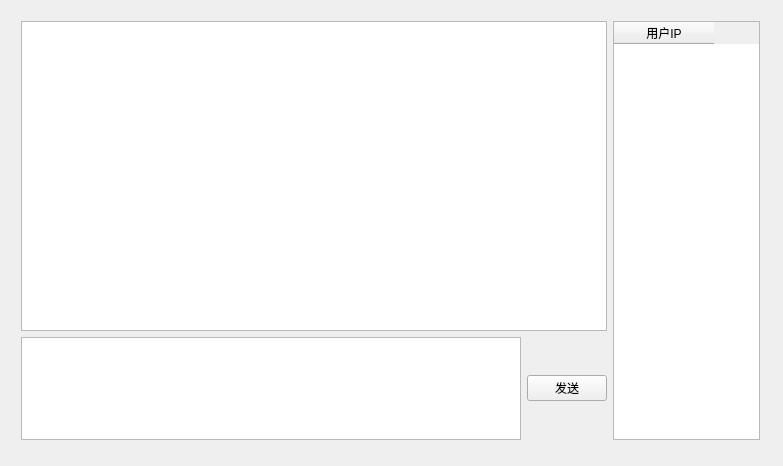
<?xml version="1.0" encoding="UTF-8"?>
<ui version="4.0">
 <class>MainWindow</class>
 <widget class="QMainWindow" name="MainWindow">
  <property name="geometry">
   <rect>
    <x>0</x>
    <y>0</y>
    <width>783</width>
    <height>466</height>
   </rect>
  </property>
  <property name="windowTitle">
   <string>MainWindow</string>
  </property>
  <widget class="QWidget" name="centralWidget">
   <widget class="QWidget" name="">
    <property name="geometry">
     <rect>
      <x>10</x>
      <y>10</y>
      <width>761</width>
      <height>441</height>
     </rect>
    </property>
    <layout class="QHBoxLayout" name="horizontalLayout_3" stretch="4,1">
     <item>
      <layout class="QHBoxLayout" name="horizontalLayout_2" stretch="4">
       <item>
        <layout class="QVBoxLayout" name="verticalLayout" stretch="3,1">
         <item>
          <widget class="QTextEdit" name="textEdit"/>
         </item>
         <item>
          <layout class="QHBoxLayout" name="horizontalLayout">
           <item>
            <widget class="QTextEdit" name="txtData"/>
           </item>
           <item>
            <widget class="QPushButton" name="pushSent">
             <property name="text">
              <string>发送</string>
             </property>
            </widget>
           </item>
          </layout>
         </item>
        </layout>
       </item>
      </layout>
     </item>
     <item>
      <widget class="QTableWidget" name="tableWidget">
       <column>
        <property name="text">
         <string>用户IP</string>
        </property>
       </column>
      </widget>
     </item>
    </layout>
   </widget>
  </widget>
 </widget>
 <layoutdefault spacing="6" margin="11"/>
 <resources/>
 <connections/>
</ui>
